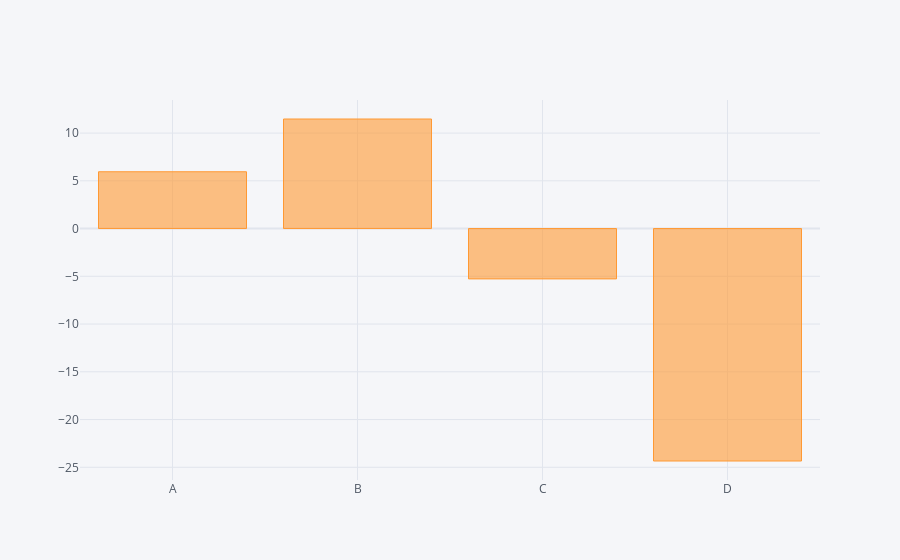

The cell this chart's notebook holds for it:
### Code cell
df.sum().iplot(kind='bar')

### Figure 1 — Plotly figure (JSON) as saved in the notebook; plotly's stock layout.template omitted (floating-point values rounded to 4 significant figures)
{"data": [{"marker": {"color": "rgba(255, 153, 51, 0.6)", "line": {"color": "rgba(255, 153, 51, 1.0)", "width": 1}}, "name": "None", "orientation": "v", "text": "", "type": "bar", "x": ["A", "B", "C", "D"], "y": [5.948, 11.47, -5.271, -24.34]}], "layout": {"legend": {"bgcolor": "#F5F6F9", "font": {"color": "#4D5663"}}, "paper_bgcolor": "#F5F6F9", "plot_bgcolor": "#F5F6F9", "title": {"font": {"color": "#4D5663"}}, "xaxis": {"gridcolor": "#E1E5ED", "showgrid": true, "tickfont": {"color": "#4D5663"}, "title": {"font": {"color": "#4D5663"}, "text": ""}, "zerolinecolor": "#E1E5ED"}, "yaxis": {"gridcolor": "#E1E5ED", "showgrid": true, "tickfont": {"color": "#4D5663"}, "title": {"font": {"color": "#4D5663"}, "text": ""}, "zerolinecolor": "#E1E5ED"}}}
